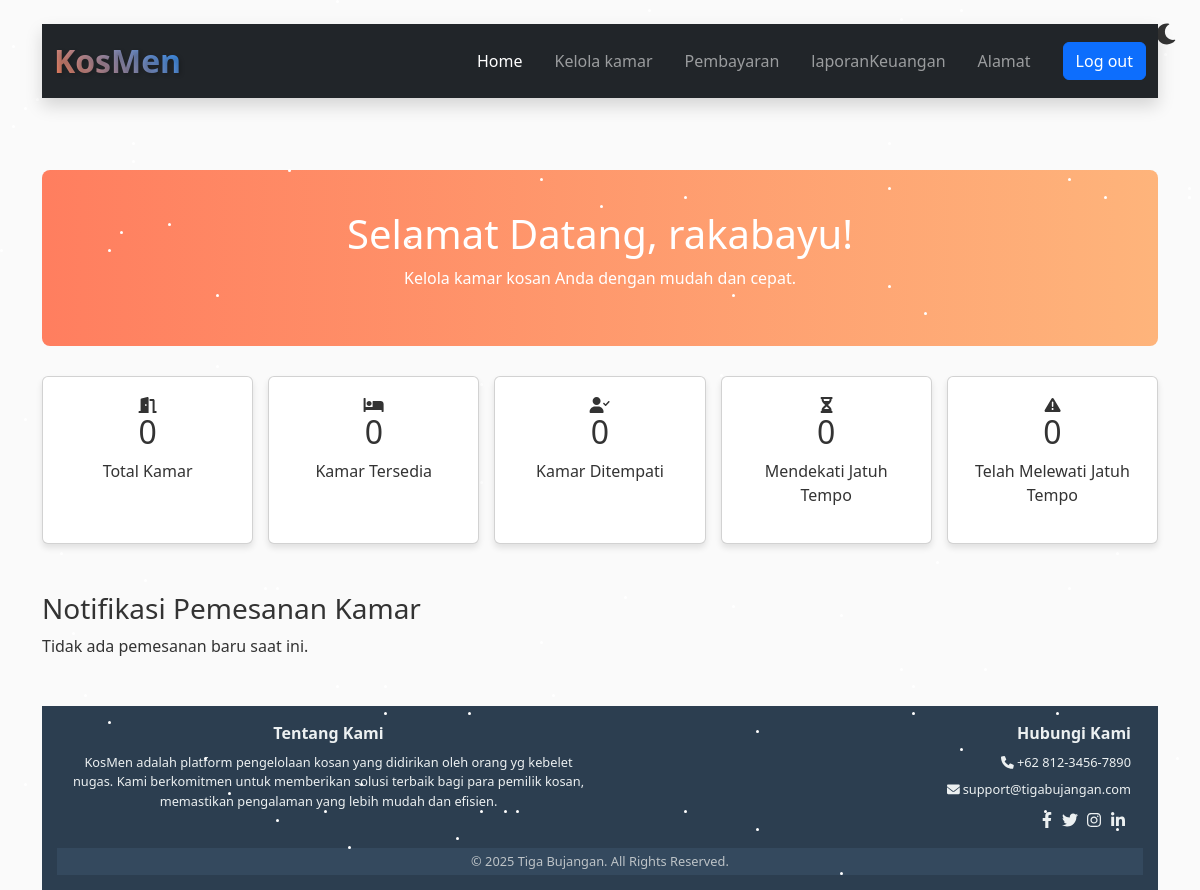
/commponent/dashboard.php (signed in), run on an earlier commit of the app's database.
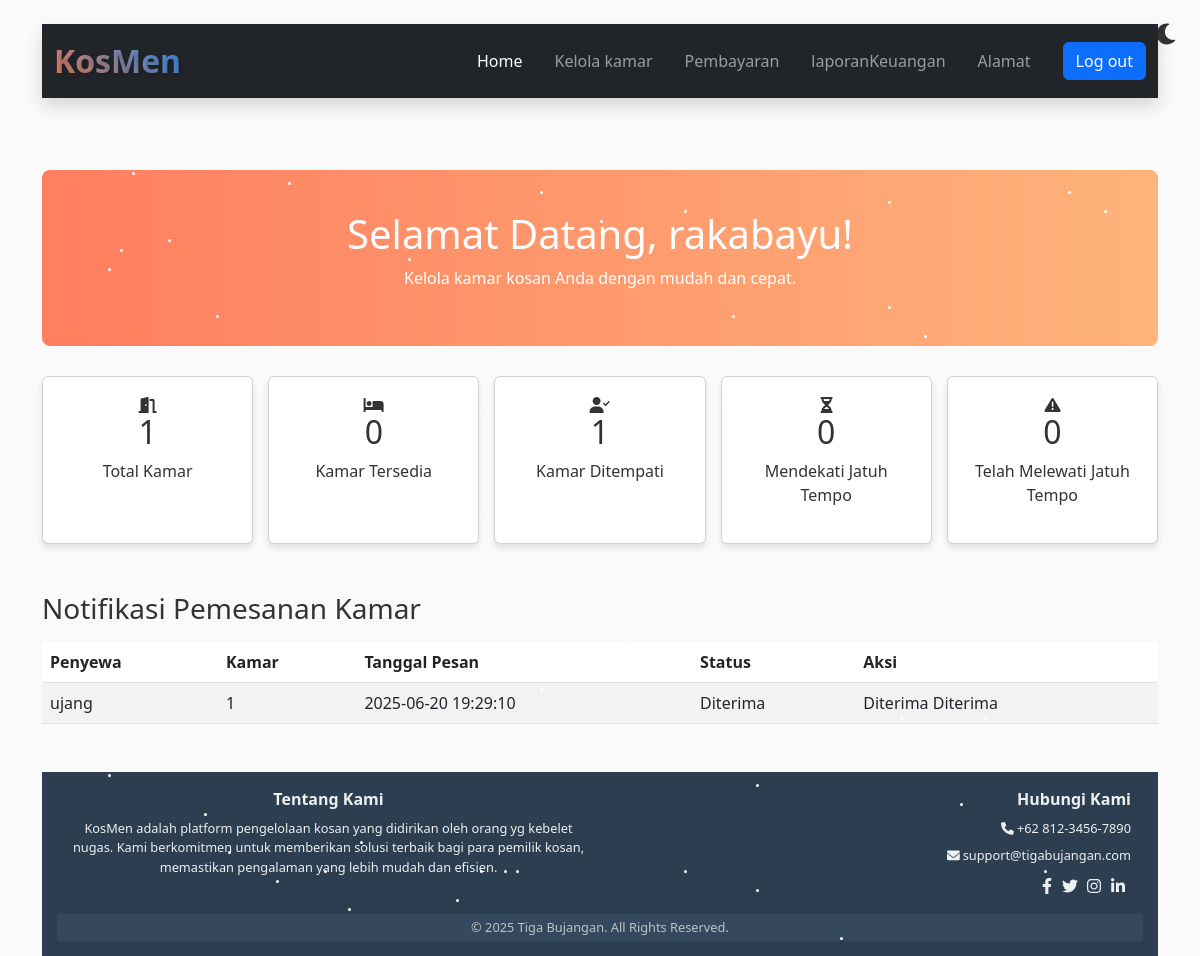
And on a later commit of the database.
### tables this page shows
CREATE TABLE `reservations` (
  `id` int(11) NOT NULL AUTO_INCREMENT,
  `user_id` int(11) NOT NULL,
  `room_id` int(11) NOT NULL,
  `pemilik_id` int(11) NOT NULL,
  `tanggal_pesan` datetime DEFAULT current_timestamp(),
  `status` enum('Menunggu','Diterima','Ditolak') DEFAULT 'Menunggu',
  `created_at` timestamp NOT NULL DEFAULT current_timestamp(),
  PRIMARY KEY (`id`),
  KEY `user_id` (`user_id`),
  KEY `room_id` (`room_id`),
  KEY `pemilik_id` (`pemilik_id`),
  CONSTRAINT `reservations_ibfk_1` FOREIGN KEY (`user_id`) REFERENCES `users` (`id`),
  CONSTRAINT `reservations_ibfk_2` FOREIGN KEY (`room_id`) REFERENCES `rooms` (`id`),
  CONSTRAINT `reservations_ibfk_3` FOREIGN KEY (`pemilik_id`) REFERENCES `users` (`id`)
);

CREATE TABLE `users` (
  `id` int(11) NOT NULL AUTO_INCREMENT,
  `username` varchar(255) NOT NULL,
  `password` varchar(255) NOT NULL,
  `email` varchar(255) NOT NULL,
  `role` varchar(10) NOT NULL,
  `nama_kosan` varchar(255) DEFAULT NULL,
  `created_at` timestamp NOT NULL DEFAULT current_timestamp(),
  `reset_token` varchar(255) DEFAULT NULL,
  `reset_token_expiry` datetime DEFAULT NULL,
  `no_gopay` varchar(20) DEFAULT NULL,
  `alamat_kosan` text DEFAULT NULL,
  `latitude` varchar(50) DEFAULT NULL,
  `longitude` varchar(50) DEFAULT NULL,
  `is_verified` tinyint(1) DEFAULT 0,
  `verification_token` varchar(100) DEFAULT NULL,
  `is_deleted` tinyint(1) DEFAULT 0,
  PRIMARY KEY (`id`)
);

CREATE TABLE `rooms` (
  `id` int(11) NOT NULL AUTO_INCREMENT,
  `number` varchar(50) NOT NULL,
  `price` decimal(10,2) NOT NULL,
  `status` enum('Kosong','Ditempati') NOT NULL,
  `facilities` text NOT NULL,
  `tenant_name` varchar(255) DEFAULT NULL,
  `tenant_phone` varchar(20) DEFAULT NULL,
  `tenant_email` varchar(255) NOT NULL,
  `tenant_date` date DEFAULT NULL,
  `last_payment_date` date DEFAULT NULL,
  `reminder_sent` tinyint(1) NOT NULL DEFAULT 0,
  `payment_status` enum('belum bayar','sudah bayar') NOT NULL,
  `days_left` int(11) NOT NULL,
  `user_id` int(10) unsigned NOT NULL,
  `photo` varchar(255) DEFAULT NULL,
  PRIMARY KEY (`id`),
  KEY `user_id` (`user_id`)
);

### commponent/dashboard.php (the view, shortened to what the changed rows need)
<?php
$host = 'localhost';
$dbname = 'users';
$username = 'root';
$password = '';
try {
    $pdo = new PDO("mysql:host=$host;dbname=$dbname", $username, $password);
    $pdo->setAttribute(PDO::ATTR_ERRMODE, PDO::ERRMODE_EXCEPTION);
} catch (PDOException $e) {
    die("Gagal terhubung ke database: " . $e->getMessage());
}
$user_id = $_SESSION['user_id'];
$stmt = $pdo->prepare("SELECT COUNT(*) FROM rooms WHERE user_id = ?");
$stmt->execute([$user_id]);
$totalRooms = $stmt->fetchColumn();
$stmt = $pdo->prepare("SELECT COUNT(*) FROM rooms WHERE status = 'Ditempati' AND user_id = ?");
$stmt->execute([$user_id]);
$occupiedRooms = $stmt->fetchColumn();
$availableRooms = $totalRooms - $occupiedRooms;
$stmt = $pdo->prepare("
    SELECT COUNT(*) AS count
    FROM rooms
    WHERE status = 'Ditempati'
    AND user_id = ?
    AND DATEDIFF(DATE_ADD(tenant_date, INTERVAL 1 MONTH), NOW()) BETWEEN 0 AND 3
");
$stmt->execute([$user_id]);
$dueSoon = $stmt->fetch(PDO::FETCH_ASSOC)['count'];
$stmt = $pdo->prepare("
    SELECT COUNT(*) AS count
    FROM rooms
    WHERE status = 'Ditempati'
    AND user_id = ?
    AND DATEDIFF(DATE_ADD(tenant_date, INTERVAL 1 MONTH), NOW()) < 0
");
$stmt->execute([$user_id]);
$overdue = $stmt->fetch(PDO::FETCH_ASSOC)['count'];
$stmt = $pdo->prepare("
    SELECT r.*, u.username AS penyewa, rm.number AS no_kamar
    FROM reservations r
    JOIN users u ON r.user_id = u.id
    JOIN rooms rm ON r.room_id = rm.id
    WHERE r.pemilik_id = ?
");
$stmt->execute([$_SESSION['user_id']]);
$pesanan = $stmt->fetchAll(PDO::FETCH_ASSOC);
?>
<!DOCTYPE html>
<html lang="en">
<head>
    <link href="https://cdn.jsdelivr.net/npm/bootstrap@5.3.0/dist/css/bootstrap.min.css" rel="stylesheet">
</head>
<body class="light-mode">
    <div class="stars">
        <?php for ($i = 0; $i < 100; $i++): ?>
            <span style="top: <?= rand(0, 100) ?>%; left: <?= rand(0, 100) ?>%; animation-delay: <?= rand(0, 5) ?>s;"></span>
        <?php endfor; ?>
    </div>
    <div class="container mt-4">
        <div class="banner">
            <h1>Selamat Datang, <?= htmlspecialchars($_SESSION['username']) ?>!</h1>
        </div>
        <div class="stats">
            <div class="card">
                <i class="fas fa-door-open icon"></i>
                <h2><?= $totalRooms ?></h2>
                <p>Total Kamar</p>
            </div>
            <div class="card">
                <h2><?= $availableRooms ?></h2>
            </div>
            <div class="card">
                <i class="fas fa-user-check icon"></i>
                <h2><?= $occupiedRooms ?></h2>
                <p>Kamar Ditempati</p>
            </div>
            <div class="card">
                <h2><?= $dueSoon ?></h2>
            </div>
            <div class="card">
                <h2><?= $overdue ?></h2>
            </div>
        </div>
<div class="mt-5">
    <h3>Notifikasi Pemesanan Kamar</h3>
    <?php if (count($pesanan) > 0): ?>
        <table class="table table-striped mt-3">
            <thead>
                <tr>
                    <th>Penyewa</th>
                    <th>Kamar</th>
                    <th>Tanggal Pesan</th>
                    <th>Status</th>
                    <th>Aksi</th>
                </tr>
            </thead>
            <tbody>
                <?php foreach ($pesanan as $p): ?>
                    <tr>
                        <td><?= htmlspecialchars($p['penyewa']) ?></td>
                        <td><?= htmlspecialchars($p['no_kamar']) ?></td>
                        <td><?= htmlspecialchars($p['tanggal_pesan']) ?></td>
                        <td><?= $p['status'] ?? 'Menunggu' ?></td>
                        <td>
                               <?php if (($p['status'] ?? 'Menunggu') === 'Menunggu'): ?>
                                <form method="GET" action="upload_qr.php" class="d-inline">
                                <input type="hidden" name="reservation_id" value="<?= $p['id'] ?>">
                                <button class="btn btn-success btn-sm">Terima</button>
                                </form>
                            <?php else: ?>
                                <?= htmlspecialchars($p['status']) ?>
                            <?php endif; ?>
                            <?php if (($p['status'] ?? 'Menunggu') === 'Menunggu'): ?>
                                <form method="POST" action="konfirmasi_pesan.php" class="d-inline">
                                    <input type="hidden" name="id" value="<?= $p['id'] ?>">
                                    <button name="aksi" value="ditolak" class="btn btn-danger btn-sm">Tolak</button>
                                </form>
                            <?php else: ?>
                                <?= htmlspecialchars($p['status']) ?>
                            <?php endif; ?>
                        </td>
                    </tr>
                <?php endforeach; ?>
            </tbody>
        </table>
    <?php else: ?>
        <p>Tidak ada pemesanan baru saat ini.</p>
    <?php endif; ?>
</div>
</body>
</html>

What changed in the data, as far as the page shows it:
added reservations: user.username "ujang", room.number "1", tanggal_pesan "2025-06-20 19:29:10", status "Diterima"
Also different on the page:
$totalRooms: "0" → "1"
$occupiedRooms: "0" → "1"
text no longer shown: "Tidak ada pemesanan baru saat ini."
text now shown: "Penyewa Kamar Tanggal Pesan Status Aksi"
